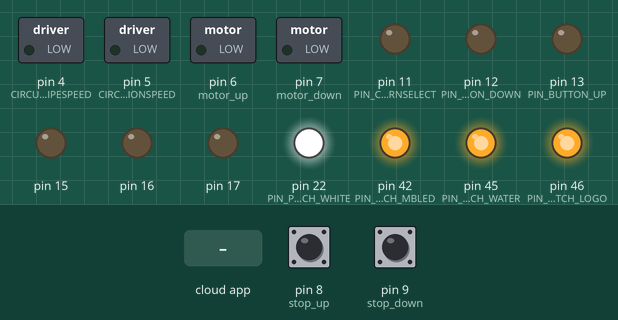
The sketch below on a simulated Arduino Mega 2560, built with avr-gcc and run on an emulated ATmega2560. Parts: switched loads named in the sketch (green lamp = pin HIGH), output pins drawn as LEDs (lit = HIGH). The inputs (shaded band) are chosen by the test bench; at power-on: pin 8 (stop_up) HIGH, pin 9 (stop_down) HIGH. The RemoteXY app is connected.

Above: at 1.2 s.
1.3 s: the phone or cloud app sets pushSwitch_Logo to 1
At 2.4 s:
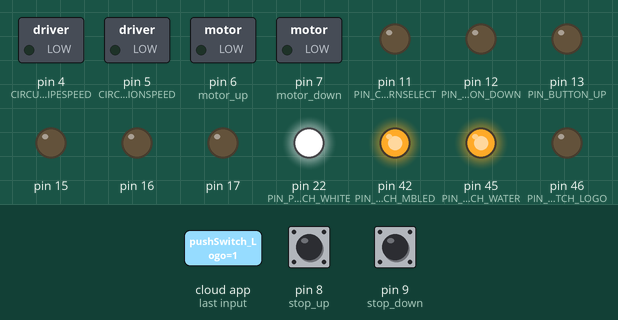
2.8 s: the phone or cloud app sets pushSwitch_mbLED to 1
At 3.6 s:
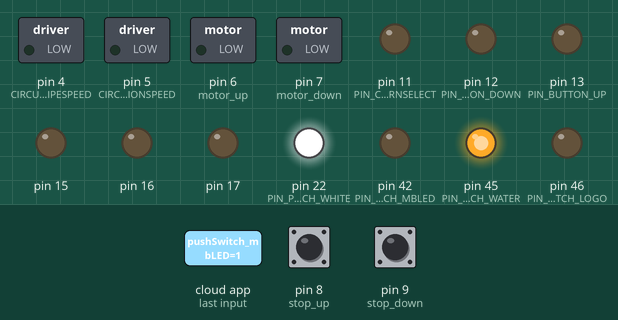
4.3 s: the phone or cloud app sets pushSwitch_Water to 1
At 4.7 s:
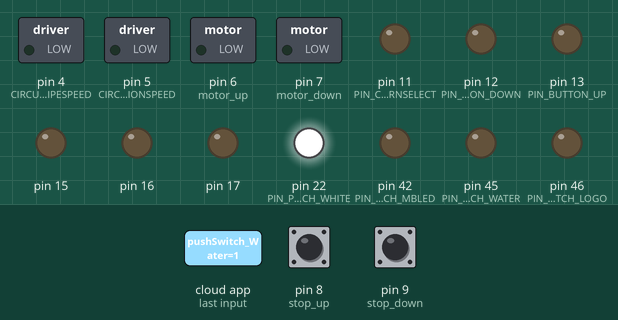
5.8 s: the phone or cloud app sets pushSwitch_White to 1
At 7.0 s:
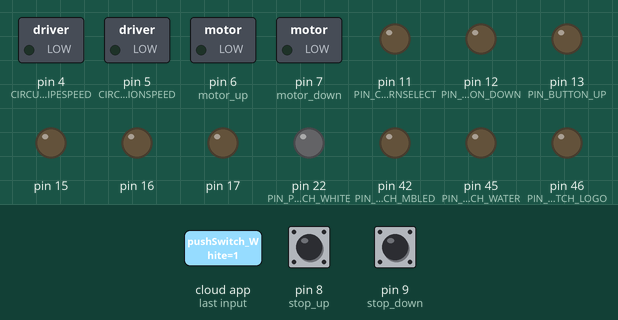
7.3 s: the phone or cloud app sets pushSwitch_Logo to 0
At 8.2 s:
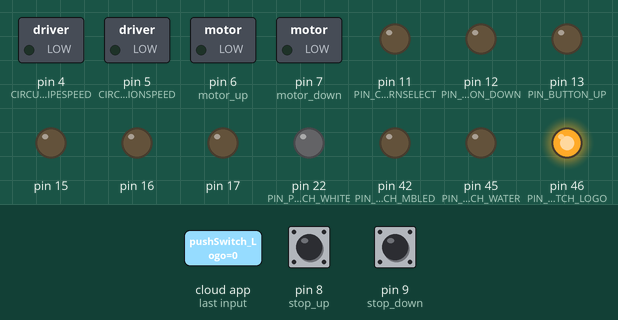
8.8 s: the phone or cloud app sets pushSwitch_mbLED to 0
At 9.3 s:
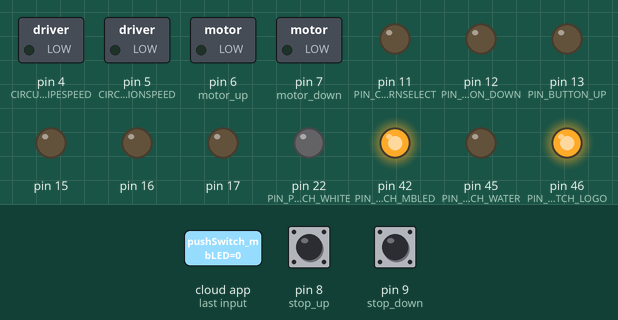
Timing chart, 0 to 11.3 s (numbered marks = the images above; inputs shaded):
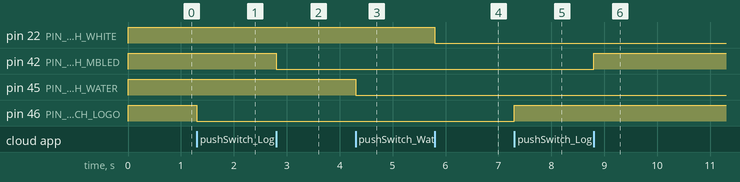

The sketch:

Desk_Master.v0.6.ino
```cpp
//    RossRobotics.com
//  4-6-22
//     -Initial Base Code from RemoteXY
//  4-9-22
//      -Added flowmeter logic
//      -Lots of GUI tweaks
//  4-18-22
//      -Added PC Fan control
//      -Added PWM feature for PC fans
//  4-19-22
//      -Added Brightness & pattern Speed control (might be a minute, since it requires hardware revisions)
//  4-20-22
//      -Added Logo color control (Hue)
//  4-24-22
//      -Fixed bug - button for logo pattern held high allowed current to flow keeping the logo half on
//        +All the other pattern select buttons has been changed to active HIGH.
//  5-4-22
//      -Added Thunderstorm effect (untested)
//  6-1-22
//    -Added MP3 Trigger for thunderstorm audio (untested)
//  6-2-22
//    -Added Circuit color control (untested)
//    -Cleaned up unused code
//    -reorganized pins to tidy up wiring
//  6-4-22
//    -Added Glass Top control (untested)
//    -Cleaned up more code & GUI
//  6-10-22
//    -Added feature to adjust swipe speed of circuit pattern [circuit_SwipeSpeed] (untested)
//    -Added feature to adjust animation interval. [circuit_AnimationSpeed] (untested)

//////////////////////////////////////////////
//        RemoteXY include library          //
//////////////////////////////////////////////
// RemoteXY select connection mode and include library
// RemoteXY select connection mode and include library
#define REMOTEXY_MODE__HARDSERIAL

#include <RemoteXY.h>

// RemoteXY connection settings
#define REMOTEXY_SERIAL Serial
#define REMOTEXY_SERIAL_SPEED 9600


// RemoteXY configurate
#pragma pack(push, 1)
uint8_t RemoteXY_CONF[] =   // 1009 bytes
  { 255,27,0,6,0,234,3,16,25,4,130,0,30,23,36,34,2,180,130,0,
  0,23,30,34,2,180,130,1,23,6,24,11,0,25,130,0,0,0,100,22,
  0,29,130,0,22,0,55,22,0,30,130,0,0,23,57,34,1,29,130,0,
  39,1,22,20,0,164,1,1,4,7,15,10,0,48,31,32,32,80,87,82,
  32,32,0,1,1,80,7,15,10,0,77,31,32,32,82,83,84,32,32,0,
  130,0,57,23,43,34,1,30,72,140,41,2,18,18,0,24,26,188,25,0,
  0,0,0,0,0,200,66,0,0,0,0,135,0,0,240,65,0,0,200,66,
  94,0,0,160,65,0,0,240,65,63,0,0,32,65,0,0,160,65,48,0,
  0,0,0,0,0,32,65,129,0,13,23,34,4,1,26,68,101,115,107,32,
  76,69,68,32,67,111,110,116,114,111,108,0,69,1,39,4,3,3,0,10,
  53,24,3,12,6,0,4,34,31,70,32,70,97,110,115,32,79,110,0,31,
  70,32,70,97,110,115,32,79,102,102,0,10,53,24,13,12,6,0,4,34,
  31,82,32,70,97,110,115,32,79,110,0,31,82,32,70,97,110,115,32,79,
  102,102,0,10,53,63,3,11,6,0,4,34,31,80,117,109,112,32,79,110,
  0,31,80,117,109,112,32,79,102,102,0,10,53,63,13,11,6,0,4,34,
  31,77,101,116,101,114,32,79,110,0,31,77,101,116,101,114,32,79,102,102,
  0,70,32,43,4,14,14,0,164,37,135,2,10,117,2,29,13,6,1,4,
  34,31,32,32,32,76,111,103,111,32,32,32,0,31,10,117,2,36,13,6,
  1,4,34,31,32,32,32,32,32,77,66,32,32,32,32,32,0,31,10,117,
  2,43,13,6,1,4,34,31,32,32,87,97,116,101,114,32,32,0,31,10,
  117,2,50,13,6,1,4,34,31,32,32,87,104,105,116,101,32,32,0,31,
  10,117,30,29,13,6,1,4,34,31,32,73,110,102,105,110,105,116,121,32,
  0,31,129,0,44,19,11,2,0,25,32,87,97,116,101,114,32,70,108,111,
  119,0,1,1,18,30,8,4,1,28,192,226,150,186,0,129,0,18,28,8,
  2,1,26,80,97,116,116,101,114,110,115,0,1,1,18,37,8,4,1,28,
  136,226,150,186,0,1,1,18,44,8,4,1,28,66,226,150,186,0,1,1,
  18,51,8,4,1,26,31,88,0,1,1,46,30,8,4,1,28,163,226,150,
  186,0,129,0,80,1,14,3,0,26,32,80,67,32,82,101,115,101,116,0,
  129,0,82,19,11,2,0,26,80,114,101,115,115,32,52,32,115,101,99,0,
  129,0,4,1,15,3,0,26,32,80,67,32,80,111,119,101,114,0,131,1,
  20,58,19,4,1,14,24,77,97,105,110,0,131,0,42,58,18,4,2,166,
  24,69,102,102,101,99,116,115,0,10,117,30,36,13,6,1,4,34,31,32,
  32,32,67,97,115,101,32,32,32,0,31,129,0,37,23,23,3,2,26,67,
  105,114,99,117,105,116,32,86,97,114,105,97,98,108,101,115,0,130,0,66,
  23,34,34,2,180,1,1,46,37,8,4,1,28,227,226,150,186,0,10,117,
  68,30,21,4,1,4,34,31,32,32,32,32,32,32,32,83,116,111,114,109,
  32,32,32,32,32,32,32,0,31,129,0,63,23,29,4,1,26,83,112,101,
  99,105,97,108,32,69,102,102,101,99,116,115,0,129,0,5,23,21,3,2,
  26,76,111,103,111,32,86,97,114,105,97,98,108,101,115,0,129,0,10,55,
  5,2,2,26,67,111,108,111,114,0,4,0,10,25,5,29,2,27,25,10,
  117,30,43,13,6,1,4,34,31,32,32,67,105,114,99,117,105,116,32,32,
  0,31,1,1,46,44,8,4,1,28,9,226,150,186,0,4,0,33,24,5,
  29,2,27,25,130,0,57,41,43,16,1,30,1,1,61,50,13,5,1,48,
  31,32,32,32,226,134,145,32,32,85,112,32,32,226,134,145,32,32,32,0,
  1,1,84,50,13,5,1,48,31,32,226,134,147,32,68,111,119,110,32,226,
  134,147,32,0,129,0,67,41,20,4,1,26,32,71,108,97,115,115,32,84,
  111,112,0,70,17,64,47,6,2,1,26,37,0,70,17,87,47,6,2,1,
  26,37,0,129,0,40,54,10,2,0,26,32,65,110,105,109,97,116,105,111,
  110,0,129,0,33,54,5,2,2,26,67,111,108,111,114,0,4,0,43,24,
  5,29,2,27,25,4,0,53,24,5,29,2,27,25,129,0,52,54,6,2,
  0,26,32,83,119,105,112,101,0 };

// this structure defines all the variables and events of your control interface
struct {

    // input variables
  uint8_t sw_power; // =1 if button pressed, else =0
  uint8_t sw_reset; // =1 if button pressed, else =0
  uint8_t pushSwitch_ForwardFans; // =1 if state is ON, else =0
  uint8_t pushSwitch_RadFans; // =1 if state is ON, else =0
  uint8_t pushSwitch_Pump; // =1 if state is ON, else =0
  uint8_t pushSwitch_FlowMeter; // =1 if state is ON, else =0
  uint8_t pushSwitch_Logo; // =1 if state is ON, else =0
  uint8_t pushSwitch_mbLED; // =1 if state is ON, else =0
  uint8_t pushSwitch_Water; // =1 if state is ON, else =0
  uint8_t pushSwitch_White; // =1 if state is ON, else =0
  uint8_t pushSwitch_Infinity; // =1 if state is ON, else =0
  uint8_t logoPatternSelect; // =1 if button pressed, else =0
  uint8_t mbPatternSelect; // =1 if button pressed, else =0
  uint8_t waterPatternSelect; // =1 if button pressed, else =0
  uint8_t buttonNC; // =1 if button pressed, else =0
  uint8_t infinityPatternSelect; // =1 if button pressed, else =0
  uint8_t pushSwitch_CaseLED; // =1 if state is ON, else =0
  uint8_t casePatternSelect; // =1 if button pressed, else =0
  uint8_t pushSwitch_Storm; // =1 if state is ON, else =0
  int8_t logo_ColorHue; // =0..100 slider position
  uint8_t pushSwitch_Circuit; // =1 if state is ON, else =0
  uint8_t circuitPatternSelect; // =1 if button pressed, else =0
  int8_t circuit_ColorHue; // =0..100 slider position
  uint8_t button_Up; // =1 if button pressed, else =0
  uint8_t button_Down; // =1 if button pressed, else =0
  int8_t circuit_AnimationSpeed; // =0..100 slider position
  int8_t circuit_SwipeSpeed; // =0..100 slider position

    // output variables
  int8_t circularbar_1;  // from 0 to 100
  int16_t flowMeterAlarm; // =0 no sound, else ID of sound, =1001 for example, look sound list in app
  uint8_t flowStatus; // led state 0 .. 2
  uint8_t led_Up; // led state 0 .. 1
  uint8_t led_Down; // led state 0 .. 1

    // other variable
  uint8_t connect_flag;  // =1 if wire connected, else =0

} RemoteXY;
#pragma pack(pop)
/////////////////////////////////////////////
//           END RemoteXY include          //
/////////////////////////////////////////////

//#define PIN_SW_POWER 4
//#define PIN_SW_RESET 5
//#define PIN_PUSHSWITCH_FORWARDFANS 30
//#define PIN_PUSHSWITCH_RADFANS 23
//#define PIN_PUSHSWITCH_PUMP 24
//#define PIN_PUSHSWITCH_FLOWMETER 20
#define PIN_BUTTON_UP 13
#define PIN_BUTTON_DOWN 12
#define PIN_PUSHSWITCH_LOGO 46
#define PIN_PUSHSWITCH_MBLED 42
#define PIN_PUSHSWITCH_WATER 45
#define PIN_PUSHSWITCH_WHITE 22
#define PIN_PUSHSWITCH_INFINITY 43
#define PIN_LOGOPATTERNSELECT 21
#define PIN_MBPATTERNSELECT 33 //34,35
#define PIN_WATERPATTERNSELECT 38
#define PIN_INFINITYPATTERNSELECT 30
#define PIN_PUSHSWITCH_CASELED 44
#define PIN_CASEPATTERNSELECT A0 //A1,A3
#define PIN_BUTTONNC 50
#define LOGO_COLORHUE 2
//CIRCUIT
#define CIRCUIT_COLORHUE 3
#define CIRCUIT_SWIPESPEED 4
#define CIRCUIT_ANIMATIONSPEED 5
#define PIN_PUSHSWITCH_CIRCUIT 41
#define PIN_CIRCUITPATTERNSELECT 11

//THUNDERSTORM EFFECT
int stormEnable[] = {15,16,17,18,19,20};
#define PIN_PUSHSWITCH_STORM 31
#define PIN_STORM_AUDIO 32

#define stop_up 8
#define stop_down 9
#define motor_up 6
#define motor_down 7

//int flowInput = A1;
//int flow;
//int flowOutput;

//************** Glass Top Control  *****************************//
enum {OPEN, CLOSED, OPENING, CLOSING, ERR};
byte get_status(){
    if (digitalRead(stop_down) == LOW) return CLOSED;
    else if (digitalRead(stop_up) == LOW) return OPEN; // Fixed typo
    else if (digitalRead(motor_up) == HIGH) return OPENING;
    else if (digitalRead(motor_down) == HIGH) return CLOSING;
    return ERR;
}
void open() {
    digitalWrite(motor_up, LOW);
    digitalWrite(motor_down, HIGH);
    // Loop until open
    while (OPEN != get_status()) /* NULL */;
    stop();
}
void close() {
    digitalWrite(motor_down, LOW);
    digitalWrite(motor_up, HIGH);
    // Loop until closed
    while (CLOSED != get_status()) /* NULL */;
    stop();
}
void stop() {
    digitalWrite(motor_down, LOW);
    digitalWrite(motor_up, LOW);
}

void setup(){
  RemoteXY_Init ();

    for (int stormpins=15; stormpins<20; stormpins++) {
    pinMode(stormpins, OUTPUT);
  }
//Serial.begin(9600);
  pinMode (PIN_PUSHSWITCH_LOGO, OUTPUT);
  pinMode (PIN_PUSHSWITCH_MBLED, OUTPUT);
  pinMode (PIN_PUSHSWITCH_WATER, OUTPUT);
  pinMode (PIN_PUSHSWITCH_WHITE, OUTPUT);
  pinMode (PIN_PUSHSWITCH_INFINITY, OUTPUT);
  pinMode (PIN_LOGOPATTERNSELECT, OUTPUT);
  pinMode (PIN_MBPATTERNSELECT, OUTPUT);
  pinMode (PIN_WATERPATTERNSELECT, OUTPUT);
  pinMode (PIN_BUTTONNC, OUTPUT);
  pinMode (PIN_INFINITYPATTERNSELECT, OUTPUT);
  pinMode (PIN_PUSHSWITCH_CASELED, OUTPUT);
  pinMode (PIN_CASEPATTERNSELECT, OUTPUT);
  pinMode (LOGO_COLORHUE, OUTPUT);
  pinMode (PIN_STORM_AUDIO, OUTPUT);
  pinMode (PIN_PUSHSWITCH_CIRCUIT, OUTPUT);
  pinMode (PIN_CIRCUITPATTERNSELECT, OUTPUT);
  //CIRCUIT
  pinMode (CIRCUIT_COLORHUE, OUTPUT);
  pinMode (CIRCUIT_ANIMATIONSPEED, OUTPUT);
  pinMode (CIRCUIT_SWIPESPEED, OUTPUT);
  pinMode (PIN_BUTTON_UP, OUTPUT);
  pinMode (PIN_BUTTON_DOWN, OUTPUT);

  pinMode(motor_up, OUTPUT);
  pinMode(motor_down, OUTPUT);
  pinMode(stop_up, INPUT);
  pinMode(stop_down, INPUT);
  // make sure actuator is off
  digitalWrite(motor_up, LOW);
  digitalWrite(motor_down, LOW);

  digitalWrite(PIN_STORM_AUDIO, HIGH);

}

void loop() {
  RemoteXY_Handler ();

  digitalWrite(PIN_PUSHSWITCH_STORM, (RemoteXY.pushSwitch_Storm==0)?LOW:HIGH);

   if (RemoteXY.pushSwitch_Storm!=0) {
    thunderstorm();
    digitalWrite(PIN_STORM_AUDIO, LOW);  //mp3 trigger active LOW
    delay(1);
    digitalWrite(PIN_STORM_AUDIO, HIGH);
   }
  digitalWrite(PIN_PUSHSWITCH_CIRCUIT, (RemoteXY.pushSwitch_Circuit==0)?HIGH : LOW);
  digitalWrite(PIN_CIRCUITPATTERNSELECT, (RemoteXY.circuitPatternSelect==0)?LOW : HIGH);{
   analogWrite(CIRCUIT_COLORHUE, RemoteXY.circuit_ColorHue * 2.55);
   analogWrite(CIRCUIT_ANIMATIONSPEED, RemoteXY.circuit_AnimationSpeed * 2.55);
   analogWrite(CIRCUIT_SWIPESPEED, RemoteXY.circuit_SwipeSpeed * 2.55);
  }
  digitalWrite(PIN_PUSHSWITCH_LOGO, (RemoteXY.pushSwitch_Logo == 0) ? HIGH : LOW);
  digitalWrite(PIN_PUSHSWITCH_MBLED, (RemoteXY.pushSwitch_mbLED == 0) ? HIGH : LOW);
  digitalWrite(PIN_PUSHSWITCH_WATER, (RemoteXY.pushSwitch_Water == 0) ? HIGH : LOW);
  digitalWrite(PIN_PUSHSWITCH_WHITE, (RemoteXY.pushSwitch_White == 0) ? HIGH : LOW);
  digitalWrite(PIN_PUSHSWITCH_INFINITY, (RemoteXY.pushSwitch_Infinity == 0) ? HIGH : LOW);

  digitalWrite(PIN_LOGOPATTERNSELECT, (RemoteXY.logoPatternSelect == 0) ? LOW : HIGH);
  analogWrite(LOGO_COLORHUE, RemoteXY.logo_ColorHue * 2.55); // sends voltage (0-5V) to the Logo controller to change color

  digitalWrite(PIN_MBPATTERNSELECT, (RemoteXY.mbPatternSelect == 0) ? LOW : HIGH);
  digitalWrite(PIN_WATERPATTERNSELECT, (RemoteXY.waterPatternSelect == 0) ? LOW : HIGH);
  digitalWrite(PIN_BUTTONNC, (RemoteXY.buttonNC == 0) ? HIGH : LOW);
  digitalWrite(PIN_INFINITYPATTERNSELECT, (RemoteXY.infinityPatternSelect == 0) ? LOW : HIGH);
  digitalWrite(PIN_PUSHSWITCH_CASELED, (RemoteXY.pushSwitch_CaseLED == 0) ? HIGH : LOW);
  digitalWrite(PIN_CASEPATTERNSELECT, (RemoteXY.casePatternSelect == 0) ? LOW : HIGH);
  analogWrite(CIRCUIT_COLORHUE, RemoteXY.circuit_ColorHue * 2.55);

  digitalWrite(PIN_BUTTON_UP, (RemoteXY.button_Up==0)?LOW:HIGH);{
    //close();
  }
  digitalWrite(PIN_BUTTON_DOWN, (RemoteXY.button_Down==0)?LOW:HIGH);{
    //open();
  }

  //Reports Glass Top status to GUI
  RemoteXY.led_Up = (digitalRead(stop_up)==HIGH)?255:0;
  RemoteXY.led_Down = (digitalRead(stop_down)==HIGH)?255:0;

//  flow = analogRead(flowInput);
//  flowOutput = (int)(flow / 10.23);
//  RemoteXY.circularbar_1 = flowOutput;
//  if (flowOutput <= 10) {
//    RemoteXY.flowMeterAlarm = 16;
//  }
}

void thunderstorm() {
  digitalWrite(PIN_STORM_AUDIO, LOW); //mp3 trigger active LOW
  //Serial.println("Storm!");
    for (int stormpins=15; stormpins<20; stormpins++){
    //digitalWrite(stormpins, HIGH);
  }
      for (int stormpins=15; stormpins<20; stormpins++){
    //digitalWrite(stormpins, LOW);
    return;
  }
  digitalWrite(PIN_STORM_AUDIO, HIGH);
}
```

Measured:
- after the input at 1.3 s, pin 46 (PIN_PUSHSWITCH_LOGO): HIGH → LOW at once
- after the input at 2.8 s, pin 42 (PIN_PUSHSWITCH_MBLED): HIGH → LOW at once
- after the input at 4.3 s, pin 45 (PIN_PUSHSWITCH_WATER): HIGH → LOW at once
- after the input at 5.8 s, pin 22 (PIN_PUSHSWITCH_WHITE): HIGH → LOW at once
- after the input at 7.3 s, pin 46 (PIN_PUSHSWITCH_LOGO): LOW → HIGH at once
- after the input at 8.8 s, pin 42 (PIN_PUSHSWITCH_MBLED): LOW → HIGH at once
